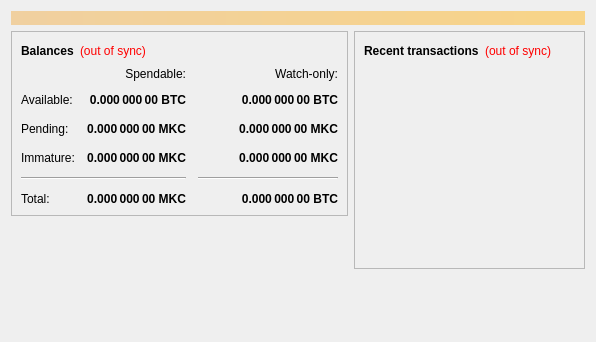
<?xml version="1.0" encoding="UTF-8"?>
<ui version="4.0">
 <class>OverviewPage</class>
 <widget class="QWidget" name="OverviewPage">
  <property name="geometry">
   <rect>
    <x>0</x>
    <y>0</y>
    <width>596</width>
    <height>342</height>
   </rect>
  </property>
  <property name="windowTitle">
   <string>Form</string>
  </property>
  <layout class="QVBoxLayout" name="topLayout">
   <item>
    <widget class="QLabel" name="labelAlerts">
     <property name="visible">
      <bool>false</bool>
     </property>
     <property name="styleSheet">
      <string notr="true">background-color: qlineargradient(x1: 0, y1: 0, x2: 1, y2: 0, stop:0 #F0D0A0, stop:1 #F8D488); color:#000000;</string>
     </property>
     <property name="wordWrap">
      <bool>true</bool>
     </property>
     <property name="margin">
      <number>3</number>
     </property>
    </widget>
   </item>
   <item>
    <layout class="QHBoxLayout" name="horizontalLayout" stretch="1,1">
     <item>
      <layout class="QVBoxLayout" name="verticalLayout_2">
       <item>
        <widget class="QFrame" name="frame">
         <property name="frameShape">
          <enum>QFrame::StyledPanel</enum>
         </property>
         <property name="frameShadow">
          <enum>QFrame::Raised</enum>
         </property>
         <layout class="QVBoxLayout" name="verticalLayout_4">
          <item>
           <layout class="QHBoxLayout" name="horizontalLayout_4">
            <item>
             <widget class="QLabel" name="label_5">
              <property name="font">
               <font>
                <weight>75</weight>
                <bold>true</bold>
               </font>
              </property>
              <property name="text">
               <string>Balances</string>
              </property>
             </widget>
            </item>
            <item>
             <widget class="QLabel" name="labelWalletStatus">
              <property name="cursor">
               <cursorShape>WhatsThisCursor</cursorShape>
              </property>
              <property name="toolTip">
               <string>The displayed information may be out of date. Your wallet automatically synchronizes with the MonkeyCoin network after a connection is established, but this process has not completed yet.</string>
              </property>
              <property name="styleSheet">
               <string notr="true">QLabel { color: red; }</string>
              </property>
              <property name="text">
               <string notr="true">(out of sync)</string>
              </property>
              <property name="alignment">
               <set>Qt::AlignLeading|Qt::AlignLeft|Qt::AlignVCenter</set>
              </property>
             </widget>
            </item>
            <item>
             <spacer name="horizontalSpacer_3">
              <property name="orientation">
               <enum>Qt::Horizontal</enum>
              </property>
              <property name="sizeHint" stdset="0">
               <size>
                <width>40</width>
                <height>20</height>
               </size>
              </property>
             </spacer>
            </item>
           </layout>
          </item>
          <item>
           <layout class="QGridLayout" name="gridLayout">
            <property name="spacing">
             <number>12</number>
            </property>
            <item row="2" column="2">
             <widget class="QLabel" name="labelWatchPending">
              <property name="font">
               <font>
                <weight>75</weight>
                <bold>true</bold>
               </font>
              </property>
              <property name="cursor">
               <cursorShape>IBeamCursor</cursorShape>
              </property>
              <property name="toolTip">
               <string>Unconfirmed transactions to watch-only addresses</string>
              </property>
              <property name="text">
               <string notr="true">0.000 000 00 MKC</string>
              </property>
              <property name="alignment">
               <set>Qt::AlignRight|Qt::AlignTrailing|Qt::AlignVCenter</set>
              </property>
              <property name="textInteractionFlags">
               <set>Qt::LinksAccessibleByMouse|Qt::TextSelectableByKeyboard|Qt::TextSelectableByMouse</set>
              </property>
             </widget>
            </item>
            <item row="2" column="1">
             <widget class="QLabel" name="labelUnconfirmed">
              <property name="font">
               <font>
                <weight>75</weight>
                <bold>true</bold>
               </font>
              </property>
              <property name="cursor">
               <cursorShape>IBeamCursor</cursorShape>
              </property>
              <property name="toolTip">
               <string>Total of transactions that have yet to be confirmed, and do not yet count toward the spendable balance</string>
              </property>
              <property name="text">
               <string notr="true">0.000 000 00 MKC</string>
              </property>
              <property name="alignment">
               <set>Qt::AlignRight|Qt::AlignTrailing|Qt::AlignVCenter</set>
              </property>
              <property name="textInteractionFlags">
               <set>Qt::LinksAccessibleByMouse|Qt::TextSelectableByKeyboard|Qt::TextSelectableByMouse</set>
              </property>
             </widget>
            </item>
            <item row="3" column="2">
             <widget class="QLabel" name="labelWatchImmature">
              <property name="font">
               <font>
                <weight>75</weight>
                <bold>true</bold>
               </font>
              </property>
              <property name="cursor">
               <cursorShape>IBeamCursor</cursorShape>
              </property>
              <property name="toolTip">
               <string>Mined balance in watch-only addresses that has not yet matured</string>
              </property>
              <property name="text">
               <string notr="true">0.000 000 00 MKC</string>
              </property>
              <property name="alignment">
               <set>Qt::AlignRight|Qt::AlignTrailing|Qt::AlignVCenter</set>
              </property>
              <property name="textInteractionFlags">
               <set>Qt::LinksAccessibleByMouse|Qt::TextSelectableByKeyboard|Qt::TextSelectableByMouse</set>
              </property>
             </widget>
            </item>
            <item row="4" column="0" colspan="2">
             <widget class="Line" name="line">
              <property name="orientation">
               <enum>Qt::Horizontal</enum>
              </property>
             </widget>
            </item>
            <item row="4" column="2">
             <widget class="Line" name="lineWatchBalance">
              <property name="sizePolicy">
               <sizepolicy hsizetype="Preferred" vsizetype="Fixed">
                <horstretch>0</horstretch>
                <verstretch>0</verstretch>
               </sizepolicy>
              </property>
              <property name="minimumSize">
               <size>
                <width>140</width>
                <height>0</height>
               </size>
              </property>
              <property name="orientation">
               <enum>Qt::Horizontal</enum>
              </property>
             </widget>
            </item>
            <item row="5" column="0">
             <widget class="QLabel" name="labelTotalText">
              <property name="text">
               <string>Total:</string>
              </property>
             </widget>
            </item>
            <item row="3" column="1">
             <widget class="QLabel" name="labelImmature">
              <property name="font">
               <font>
                <weight>75</weight>
                <bold>true</bold>
               </font>
              </property>
              <property name="cursor">
               <cursorShape>IBeamCursor</cursorShape>
              </property>
              <property name="toolTip">
               <string>Mined balance that has not yet matured</string>
              </property>
              <property name="text">
               <string notr="true">0.000 000 00 MKC</string>
              </property>
              <property name="alignment">
               <set>Qt::AlignRight|Qt::AlignTrailing|Qt::AlignVCenter</set>
              </property>
              <property name="textInteractionFlags">
               <set>Qt::LinksAccessibleByMouse|Qt::TextSelectableByKeyboard|Qt::TextSelectableByMouse</set>
              </property>
             </widget>
            </item>
            <item row="2" column="3">
             <spacer name="horizontalSpacer_2">
              <property name="orientation">
               <enum>Qt::Horizontal</enum>
              </property>
              <property name="sizeHint" stdset="0">
               <size>
                <width>40</width>
                <height>20</height>
               </size>
              </property>
             </spacer>
            </item>
            <item row="3" column="0">
             <widget class="QLabel" name="labelImmatureText">
              <property name="text">
               <string>Immature:</string>
              </property>
             </widget>
            </item>
            <item row="5" column="1">
             <widget class="QLabel" name="labelTotal">
              <property name="font">
               <font>
                <weight>75</weight>
                <bold>true</bold>
               </font>
              </property>
              <property name="cursor">
               <cursorShape>IBeamCursor</cursorShape>
              </property>
              <property name="toolTip">
               <string>Your current total balance</string>
              </property>
              <property name="text">
               <string notr="true">0.000 000 00 MKC</string>
              </property>
              <property name="alignment">
               <set>Qt::AlignRight|Qt::AlignTrailing|Qt::AlignVCenter</set>
              </property>
              <property name="textInteractionFlags">
               <set>Qt::LinksAccessibleByMouse|Qt::TextSelectableByKeyboard|Qt::TextSelectableByMouse</set>
              </property>
             </widget>
            </item>
            <item row="5" column="2">
             <widget class="QLabel" name="labelWatchTotal">
              <property name="font">
               <font>
                <weight>75</weight>
                <bold>true</bold>
               </font>
              </property>
              <property name="cursor">
               <cursorShape>IBeamCursor</cursorShape>
              </property>
              <property name="toolTip">
               <string>Current total balance in watch-only addresses</string>
              </property>
              <property name="text">
               <string notr="true">0.000 000 00 BTC</string>
              </property>
              <property name="alignment">
               <set>Qt::AlignRight|Qt::AlignTrailing|Qt::AlignVCenter</set>
              </property>
              <property name="textInteractionFlags">
               <set>Qt::LinksAccessibleByMouse|Qt::TextSelectableByKeyboard|Qt::TextSelectableByMouse</set>
              </property>
             </widget>
            </item>
            <item row="0" column="2">
             <widget class="QLabel" name="labelWatchonly">
              <property name="text">
               <string>Watch-only:</string>
              </property>
              <property name="alignment">
               <set>Qt::AlignRight|Qt::AlignTrailing|Qt::AlignVCenter</set>
              </property>
             </widget>
            </item>
            <item row="1" column="0">
             <widget class="QLabel" name="labelBalanceText">
              <property name="text">
               <string>Available:</string>
              </property>
             </widget>
            </item>
            <item row="1" column="1">
             <widget class="QLabel" name="labelBalance">
              <property name="font">
               <font>
                <weight>75</weight>
                <bold>true</bold>
               </font>
              </property>
              <property name="cursor">
               <cursorShape>IBeamCursor</cursorShape>
              </property>
              <property name="toolTip">
               <string>Your current spendable balance</string>
              </property>
              <property name="text">
               <string notr="true">0.000 000 00 BTC</string>
              </property>
              <property name="alignment">
               <set>Qt::AlignRight|Qt::AlignTrailing|Qt::AlignVCenter</set>
              </property>
              <property name="textInteractionFlags">
               <set>Qt::LinksAccessibleByMouse|Qt::TextSelectableByKeyboard|Qt::TextSelectableByMouse</set>
              </property>
             </widget>
            </item>
            <item row="1" column="2">
             <widget class="QLabel" name="labelWatchAvailable">
              <property name="font">
               <font>
                <weight>75</weight>
                <bold>true</bold>
               </font>
              </property>
              <property name="cursor">
               <cursorShape>IBeamCursor</cursorShape>
              </property>
              <property name="toolTip">
               <string>Your current balance in watch-only addresses</string>
              </property>
              <property name="text">
               <string notr="true">0.000 000 00 BTC</string>
              </property>
              <property name="alignment">
               <set>Qt::AlignRight|Qt::AlignTrailing|Qt::AlignVCenter</set>
              </property>
              <property name="textInteractionFlags">
               <set>Qt::LinksAccessibleByMouse|Qt::TextSelectableByKeyboard|Qt::TextSelectableByMouse</set>
              </property>
             </widget>
            </item>
            <item row="2" column="0">
             <widget class="QLabel" name="labelPendingText">
              <property name="text">
               <string>Pending:</string>
              </property>
             </widget>
            </item>
            <item row="0" column="1">
             <widget class="QLabel" name="labelSpendable">
              <property name="text">
               <string>Spendable:</string>
              </property>
              <property name="alignment">
               <set>Qt::AlignRight|Qt::AlignTrailing|Qt::AlignVCenter</set>
              </property>
             </widget>
            </item>
           </layout>
          </item>
         </layout>
        </widget>
       </item>
       <item>
        <spacer name="verticalSpacer">
         <property name="orientation">
          <enum>Qt::Vertical</enum>
         </property>
         <property name="sizeHint" stdset="0">
          <size>
           <width>20</width>
           <height>40</height>
          </size>
         </property>
        </spacer>
       </item>
      </layout>
     </item>
     <item>
      <layout class="QVBoxLayout" name="verticalLayout_3">
       <item>
        <widget class="QFrame" name="frame_2">
         <property name="frameShape">
          <enum>QFrame::StyledPanel</enum>
         </property>
         <property name="frameShadow">
          <enum>QFrame::Raised</enum>
         </property>
         <layout class="QVBoxLayout" name="verticalLayout">
          <item>
           <layout class="QHBoxLayout" name="horizontalLayout_2">
            <item>
             <widget class="QLabel" name="label_4">
              <property name="font">
               <font>
                <weight>75</weight>
                <bold>true</bold>
               </font>
              </property>
              <property name="text">
               <string>Recent transactions</string>
              </property>
             </widget>
            </item>
            <item>
             <widget class="QLabel" name="labelTransactionsStatus">
              <property name="cursor">
               <cursorShape>WhatsThisCursor</cursorShape>
              </property>
              <property name="toolTip">
               <string>The displayed information may be out of date. Your wallet automatically synchronizes with the MonkeyCoin network after a connection is established, but this process has not completed yet.</string>
              </property>
              <property name="styleSheet">
               <string notr="true">QLabel { color: red; }</string>
              </property>
              <property name="text">
               <string notr="true">(out of sync)</string>
              </property>
              <property name="alignment">
               <set>Qt::AlignRight|Qt::AlignTrailing|Qt::AlignVCenter</set>
              </property>
             </widget>
            </item>
            <item>
             <spacer name="horizontalSpacer">
              <property name="orientation">
               <enum>Qt::Horizontal</enum>
              </property>
              <property name="sizeHint" stdset="0">
               <size>
                <width>40</width>
                <height>20</height>
               </size>
              </property>
             </spacer>
            </item>
           </layout>
          </item>
          <item>
           <widget class="QListView" name="listTransactions">
            <property name="styleSheet">
             <string notr="true">QListView { background: transparent; }</string>
            </property>
            <property name="frameShape">
             <enum>QFrame::NoFrame</enum>
            </property>
            <property name="verticalScrollBarPolicy">
             <enum>Qt::ScrollBarAlwaysOff</enum>
            </property>
            <property name="horizontalScrollBarPolicy">
             <enum>Qt::ScrollBarAlwaysOff</enum>
            </property>
            <property name="selectionMode">
             <enum>QAbstractItemView::NoSelection</enum>
            </property>
           </widget>
          </item>
         </layout>
        </widget>
       </item>
       <item>
        <spacer name="verticalSpacer_2">
         <property name="orientation">
          <enum>Qt::Vertical</enum>
         </property>
         <property name="sizeHint" stdset="0">
          <size>
           <width>20</width>
           <height>40</height>
          </size>
         </property>
        </spacer>
       </item>
      </layout>
     </item>
    </layout>
   </item>
  </layout>
 </widget>
 <resources/>
 <connections/>
</ui>
